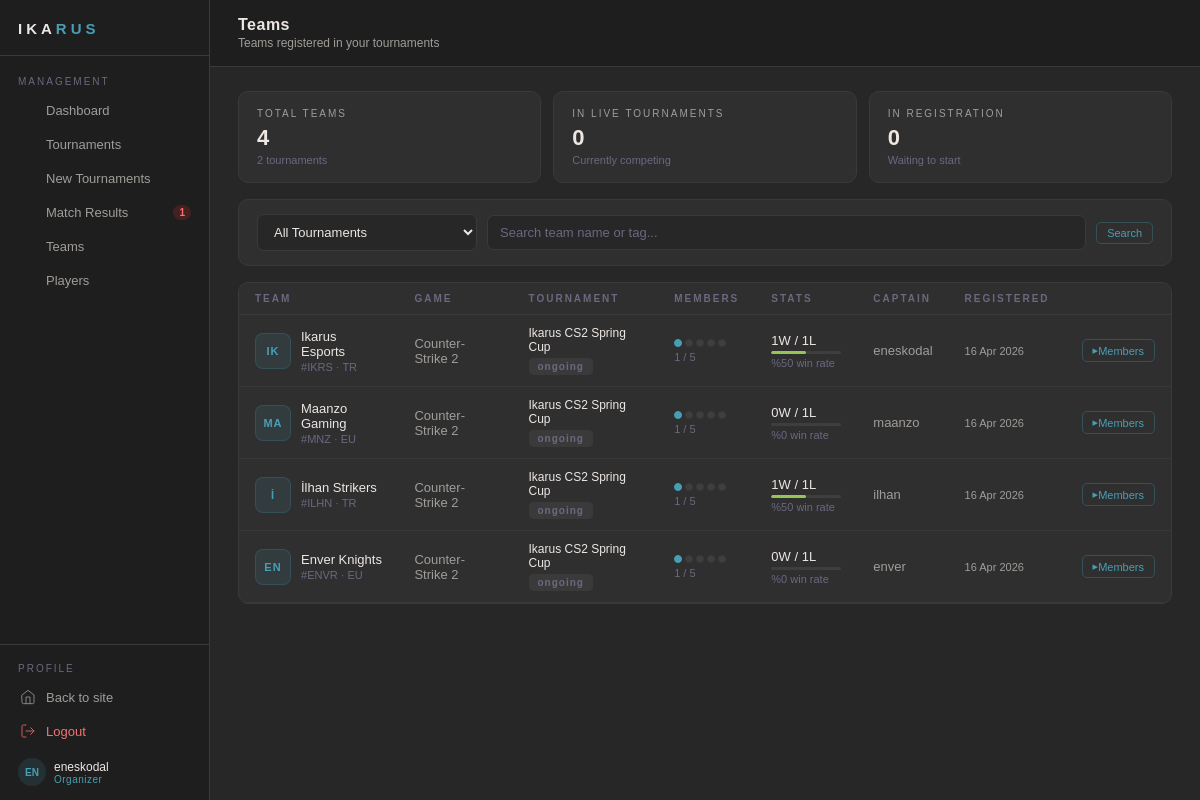
Screenshot of /organizer/teams.php (signed in) with the database file from the repository.
### tables this page shows
CREATE TABLE Tournament (
    id BIGINT NOT NULL AUTO_INCREMENT,
    name VARCHAR(150) NOT NULL,
    description TEXT,
    start_date DATETIME NOT NULL,
    end_date DATETIME NOT NULL,
    status VARCHAR(20) NOT NULL,
    prize_pool DECIMAL(18,6),
    prize_1st DECIMAL(10,2),
    prize_2nd DECIMAL(10,2),
    prize_3rd DECIMAL(10,2),
    max_teams BIGINT,
    organizer_id BIGINT NOT NULL,
    game_id BIGINT NOT NULL,
    checkin_minutes INT DEFAULT 15,
    noshow_minutes INT DEFAULT 10,
    created_at DATETIME DEFAULT CURRENT_TIMESTAMP,
    deleted_at DATETIME DEFAULT NULL,
    PRIMARY KEY (id)
);

CREATE TABLE tournament_teams (
    team_id BIGINT NOT NULL,
    tournament_id BIGINT NOT NULL,
    registered_at DATETIME NOT NULL DEFAULT CURRENT_TIMESTAMP,
    PRIMARY KEY (team_id, tournament_id)
);

CREATE TABLE Team (
    id BIGINT NOT NULL AUTO_INCREMENT,
    name VARCHAR(50) NOT NULL,
    tag VARCHAR(4) NOT NULL,
    game VARCHAR(50) NOT NULL,
    region VARCHAR(50),               
    description TEXT,                 
    rank_point DECIMAL(18,6) DEFAULT 0 NOT NULL,
    logo_url VARCHAR(255),
    invitation_code CHAR(8) UNIQUE,
    captain_id BIGINT,
    created_at DATETIME DEFAULT CURRENT_TIMESTAMP(6),
    deleted_at DATETIME DEFAULT NULL,
    PRIMARY KEY (id)
);

CREATE TABLE Game (
    id BIGINT NOT NULL AUTO_INCREMENT,
    name VARCHAR(50) NOT NULL,
    genre VARCHAR(50),
    max_team_size BIGINT NOT NULL,
    api_source_url VARCHAR(255),
    created_at DATETIME DEFAULT CURRENT_TIMESTAMP(6) NOT NULL,
    deleted_at DATETIME DEFAULT NULL,
    PRIMARY KEY (id)
);

CREATE TABLE Player (
    id BIGINT NOT NULL AUTO_INCREMENT,
    username VARCHAR(50) NOT NULL,
    email VARCHAR(100) NOT NULL,
    password_hash VARCHAR(255) NOT NULL,
    birth_date DATETIME,
    registered_at DATETIME DEFAULT CURRENT_TIMESTAMP(6),
    team_id BIGINT,
    role VARCHAR(50),  
    user_type VARCHAR(20) NOT NULL,
    avatar_url VARCHAR(255) NULL,
    deleted_at DATETIME DEFAULT NULL,
    PRIMARY KEY (id)
);

### organizer/teams.php (the view, shortened to what this page needs)
<?php
require_once __DIR__ . '/guard.php';
$orgId = $_SESSION['user_id'];
try {
    $stmtTours = $pdo->prepare("
        SELECT id, name, status
        FROM Tournament
        WHERE organizer_id = ? AND deleted_at IS NULL
        ORDER BY created_at DESC
    ");
    $stmtTours->execute([$orgId]);
    $myTournaments = $stmtTours->fetchAll();
} catch (Exception $e) {
    die("Tournaments Query Error: " . $e->getMessage());
}
$searchQuery        = trim($_GET['search'] ?? '');
$teams = [];
if (!empty($myTournaments)) {
    $where  = ['t.organizer_id = ?', 't.deleted_at IS NULL', 'tm.deleted_at IS NULL'];
    $params = [$orgId];
    $whereSql = 'WHERE ' . implode(' AND ', $where);
    try {
        $stmtTeams = $pdo->prepare("
            SELECT
                tm.id,
                tm.name,
                tm.tag,
                tm.region,
                tm.captain_id,
                cap.username AS captain_name,
                t.id         AS tournament_id,
                t.name       AS tournament_name,
                t.status     AS tournament_status,
                g.name       AS game_name,
                tt.registered_at,
                COUNT(DISTINCT m.id)  AS match_count,
                COALESCE(SUM(
                    CASE WHEN m.winner_id = tm.id THEN 1 ELSE 0 END
                ), 0)                 AS win_count
            FROM tournament_teams tt
            JOIN Team       tm  ON tm.id  = tt.team_id
            JOIN Tournament t   ON t.id   = tt.tournament_id
            LEFT JOIN Game  g   ON g.id   = t.game_id
            LEFT JOIN Player    cap ON cap.id = tm.captain_id
            LEFT JOIN Matches   m   ON (m.team1_id = tm.id OR m.team2_id = tm.id)
                                    AND m.tournament_id = tt.tournament_id
                                    AND m.score_team1 IS NOT NULL
                                    AND m.deleted_at IS NULL
            $whereSql
            GROUP BY
                tm.id, tm.name, tm.tag, tm.region, tm.captain_id,
                cap.username, t.id, t.name, t.status, g.name, tt.registered_at
            ORDER BY tt.registered_at DESC
        ");
        $stmtTeams->execute($params);
        $teams = $stmtTeams->fetchAll();
    } catch (Exception $e) {
        die("Teams Query Error: " . $e->getMessage());
    }
}
$memberMap = [];
if (!empty($teams)) {
    $teamIds = array_values(array_unique(array_column($teams, 'id')));
    $inPlaceholders = implode(',', array_fill(0, count($teamIds), '?'));
    try {
        $stmtMembers = $pdo->prepare("
            SELECT id, username, team_id, role
            FROM Player
            WHERE team_id IN ($inPlaceholders) AND deleted_at IS NULL
            ORDER BY username
        ");
        $stmtMembers->execute($teamIds);
        foreach ($stmtMembers->fetchAll() as $m) {
            $memberMap[$m['team_id']][] = $m;
        }
    } catch (Exception $e) {
        die("Members Query Error: " . $e->getMessage());
    }
}
$totalTeams  = count($teams);
$liveTeams   = count(array_filter($teams, fn($t) => $t['tournament_status'] === 'live'));
$regTeams    = count(array_filter($teams, fn($t) => $t['tournament_status'] === 'registration'));
require_once __DIR__ . '/layout-top.php';
?>
<div class="op-stat-grid" style="grid-template-columns: repeat(3,1fr); margin-bottom:16px;">
    <div class="op-stat-card animate-in" style="--delay: 100ms;">
        <div class="op-stat-label">Total Teams</div>
        <div class="op-stat-val"><?= $totalTeams ?></div>
        <div class="op-stat-sub">
            <?= count($myTournaments) ?> tournament<?= count($myTournaments) !== 1 ? 's' : '' ?>
        </div>
    </div>
    <div class="op-stat-card animate-in" style="--delay: 150ms;">
        <div class="op-stat-label">In Live Tournaments</div>
        <div class="op-stat-val"><?= $liveTeams ?></div>
        <div class="op-stat-sub">Currently competing</div>
    </div>
    <div class="op-stat-card animate-in" style="--delay: 200ms;">
        <div class="op-stat-label">In Registration</div>
        <div class="op-stat-val"><?= $regTeams ?></div>
        <div class="op-stat-sub">Waiting to start</div>
    </div>
</div>
<form method="GET" class="tm-filter-bar op-card animate-in" style="margin-bottom:16px; --delay: 250ms;">
    <select class="op-select" name="tournament_id" onchange="this.form.submit()" style="min-width:220px;">
        <option value="0">All Tournaments</option>
    </select>
    <input class="op-input" type="text" name="search"
           placeholder="Search team name or tag..."
           value="<?= htmlspecialchars($searchQuery) ?>"
           style="flex:1; min-width:160px;">
    <button class="op-btn-sm op-btn-sm--accent" type="submit">Search</button>
</form>
<?php if (empty($myTournaments)): ?>
    <div class="op-card op-empty animate-in" style="--delay: 300ms;">
        You haven't created any tournaments yet.
        <a href="tournament-create.php" class="op-btn op-btn--primary" style="margin-top:12px;">
            + Create Tournament
        </a>
    </div>
<?php elseif (empty($teams)): ?>
    <div class="op-card op-empty animate-in" style="--delay: 300ms;">
        No teams found<?= $searchQuery ? ' matching "'.htmlspecialchars($searchQuery).'"' : '' ?>.
    </div>
<?php else: ?>
    <div class="op-card animate-in" style="--delay: 300ms;">
        <table class="op-table">
            <thead>
                <tr>
                    <th>Team</th>
                    <th>Game</th>
                    <th>Tournament</th>
                    <th>Members</th>
                    <th>Stats</th>
                    <th>Captain</th>
                    <th>Registered</th>
                    <th></th>
                </tr>
            </thead>
            <tbody>
                <?php foreach ($teams as $team):
                    $members   = $memberMap[$team['id']] ?? [];
                    $memberCount = count($members);
                    $winRate   = $team['match_count'] > 0
                        ? round($team['win_count'] / $team['match_count'] * 100)
                        : 0;
                    $tourStatusMap = [
                        'live'         => ['op-badge--live', 'Live'],
                        'registration' => ['op-badge--open', 'Registration'],
                        'upcoming'     => ['op-badge--soon', 'Upcoming'],
                        'finished'     => ['op-badge--done', 'Finished'],
                    ];
                    $ts = $tourStatusMap[$team['tournament_status']] ?? ['op-badge--done', $team['tournament_status']];
                    $rowKey = $team['id'] . '_' . $team['tournament_id'];
                    $displayTag = $team['tag'] ?: $team['id'];
                ?>
                <tr class="tm-team-row" data-key="<?= $rowKey ?>">
                    <td>
                        <div style="display:flex; align-items:center; gap:10px;">
                            <div class="tm-row-avatar">
                                <?= strtoupper(substr($team['name'], 0, 2)) ?>
                            </div>
                            <div>
                                <div class="op-td-name"><?= htmlspecialchars($team['name']) ?></div>
                                <div class="op-td-sub">#<?= htmlspecialchars($displayTag) ?>
                                    <?php if ($team['region']): ?>
                                        · <?= htmlspecialchars($team['region']) ?>
                                    <?php endif; ?>
                                </div>
                            </div>
                        </div>
                    </td>
                    <td class="op-td-muted"><?= htmlspecialchars($team['game_name'] ?? '—') ?></td>
                    <td>
                        <div class="op-td-name" style="font-size:12px">
                            <?= htmlspecialchars($team['tournament_name']) ?>
                        </div>
                        <span class="op-badge <?= $ts[0] ?>" style="margin-top:4px; display:inline-block;">
                            <?= $ts[1] ?>
                        </span>
                    </td>
                    <td>
                        <div class="tm-member-pips">
                            <?php for ($i = 0; $i < 5; $i++): ?>
                                <div class="tm-pip <?= $i < $memberCount ? 'tm-pip--filled' : '' ?>"></div>
                            <?php endfor; ?>
                        </div>
                        <div class="op-td-sub"><?= $memberCount ?> / 5</div>
                    </td>
                    <td>
                        <?php if ($team['match_count'] > 0): ?>
                            <div class="op-td-name" style="font-size:13px;">
                                <?= $team['win_count'] ?>W / <?= $team['match_count'] - $team['win_count'] ?>L
                            </div>
                            <div class="tm-wr-bar">
                                <div class="tm-wr-fill" style="width:<?= $winRate ?>%"></div>
                            </div>
                            <div class="op-td-sub">%<?= $winRate ?> win rate</div>
                        <?php else: ?>
                            <span class="op-td-muted">No matches</span>
                        <?php endif; ?>
                    </td>
                    <td class="op-td-muted">
                        <?= $team['captain_name'] ? htmlspecialchars($team['captain_name']) : '—' ?>
                    </td>
                    <td class="op-td-muted" style="font-size:11px; white-space:nowrap;">
                        <?= date('d M Y', strtotime($team['registered_at'])) ?>
                    </td>
                    <td>
                        <div style="display:flex; gap:6px; align-items:center;">
                            <button
                                class="op-btn-sm op-btn-sm--accent tm-expand-btn"
                                onclick="toggleMembers('<?= $rowKey ?>')"
                                title="Show members">
                                <span id="arrow-<?= $rowKey ?>">▸</span> Members
                            </button>
                        </div>
                    </td>
                </tr>
                <?php endforeach; ?>
            </tbody>
        </table>
    </div>
<?php endif; ?>
<?php require_once __DIR__ . '/layout-bottom.php'; ?>

### assets/css/global.css (style rules this page uses)
:root { --bg: #272727; --surface: #2f2f2f; --border: #3a3a3a; --text: #ede7e3; --text-muted: #a09d99; --text-faint: #6b6880; --accent: #489fb5; --accent-soft: #82c0cc; --highlight: #ffa62b; --surface-2: #1e1e1e; --transition: 0.3s ease; }
*, *::before, *::after { box-sizing: border-box; margin: 0; padding: 0; }
html { height: 100%; }
body { min-height: 100vh; background-color: var(--bg); color: var(--text); font-family: Arial, Helvetica, sans-serif; display: flex; flex-direction: column; overflow-x: hidden; }

### assets/css/utils.css (style rules this page uses)
.animate-in { opacity: 0; animation: slideFadeIn 0.4s cubic-bezier(0.25, 0.8, 0.25, 1) forwards; animation-delay: var(--delay, 0ms); }

### assets/css/organizer/organizer-core.css (style rules this page uses)
:root { --bg: #272727; --surface-1: #2f2f2f; --surface-2: #1e1e1e; --accent: #489fb5; --text: #ede7e3; --text-muted: #a09d99; --text-faint: #6b6880; --border: #3a3a3a; --highlight: #ffa62b; --success: #97c459; --danger: #f87171; }
.organizer-body { display: block; background: var(--bg); }
.op-btn-sm { display: inline-flex; align-items: center; padding: 4px 10px; border-radius: 5px; font-size: 11px; cursor: pointer; text-decoration: none; transition: all var(--transition); border: 1px solid var(--border); background: transparent; color: var(--text-muted); }
.op-btn-sm--accent { border-color: rgba(72,159,181,0.3); color: var(--accent); }
.op-card { background: var(--surface); border: 1px solid var(--border); border-radius: 10px; overflow: hidden; }
.op-stat-grid { display: grid; grid-template-columns: repeat(4, 1fr); gap: 12px; margin-bottom: 16px; }
.op-stat-card { background: var(--surface); border: 1px solid var(--border); border-radius: 10px; padding: 16px 18px; }
.op-stat-label { font-size: 10px; color: var(--text-muted); letter-spacing: 2px; text-transform: uppercase; margin-bottom: 6px; }
.op-stat-val { font-size: 22px; font-weight: 700; color: var(--text); margin-bottom: 3px; }
.op-stat-sub { font-size: 11px; color: var(--text-faint); }
.op-table { width: 100%; border-collapse: collapse; }
.op-table th { font-size: 10px; color: var(--text-faint); letter-spacing: 2px; text-transform: uppercase; padding: 10px 16px; text-align: left; border-bottom: 1px solid var(--border); }
.op-table td { padding: 11px 16px; border-bottom: 1px solid rgba(255,255,255,0.04); font-size: 13px; vertical-align: middle; }
.op-td-name { font-weight: 500; color: var(--text); }
.op-td-sub { font-size: 11px; color: var(--text-faint); margin-top: 2px; }
.op-td-muted { color: var(--text-muted); font-size: 12px; }
.op-badge { font-size: 10px; padding: 2px 8px; border-radius: 4px; letter-spacing: 1px; font-weight: 600; }
.op-badge--done { background: rgba(255,255,255,0.05); color:var(--text-faint); border:1px solid var(--border); }
.op-input { padding: 9px 12px; background: var(--bg); border: 1px solid var(--border); border-radius: 7px; color: var(--text); font-size: 13px; outline: none; transition: border-color var(--transition); font-family: inherit; }
.op-input::placeholder { color: var(--text-faint); }
.op-select { padding: 9px 12px; background: var(--bg); border: 1px solid var(--border); border-radius: 7px; color: var(--text); font-size: 13px; outline: none; cursor: pointer; transition: border-color var(--transition); }
.op-select option { background: var(--surface-2); }

### assets/css/organizer/organizer-teams.css (style rules this page uses)
.tm-filter-bar { display: flex; align-items: center; gap: 10px; padding: 14px 18px; flex-wrap: wrap; }
.tm-row-avatar { width: 36px; height: 36px; border-radius: 8px; background: rgba(72,159,181,0.12); border: 1px solid rgba(72,159,181,0.2); display: flex; align-items: center; justify-content: center; font-size: 11px; font-weight: 700; color: var(--accent); letter-spacing: 1px; flex-shrink: 0; }
.tm-member-pips { display: flex; gap: 3px; margin-bottom: 4px; }
.tm-pip { width: 8px; height: 8px; border-radius: 50%; background: rgba(255,255,255,0.08); border: 1px solid var(--border); }
.tm-pip--filled { background: var(--accent); border-color: var(--accent); }
.tm-wr-bar { width: 70px; height: 3px; background: rgba(255,255,255,0.07); border-radius: 2px; margin: 3px 0; overflow: hidden; }
.tm-wr-fill { height: 100%; background: #97c459; border-radius: 2px; }

### rows the page displays
tournament: status "0"
tournament_teams: team.name "IK", team.name "Ikarus Esports", team.tag "IKRS", team.region "TR", game.name "Counter-Strike 2", tournament.name "Ikarus CS2 Spring Cup", tournament.status "ongoing", team "1", win_count "1", winRate "50", player.username "eneskodal", registered_at "16 Apr 2026"
tournament_teams: team.name "MA", team.name "Maanzo Gaming", team.tag "MNZ", team.region "EU", game.name "Counter-Strike 2", tournament.name "Ikarus CS2 Spring Cup", tournament.status "ongoing", team "1", win_count "0", win_count "1", winRate "0", player.username "maanzo", registered_at "16 Apr 2026"
tournament_teams: team.name "İ", team.name "İlhan Strikers", team.tag "ILHN", team.region "TR", game.name "Counter-Strike 2", tournament.name "Ikarus CS2 Spring Cup", tournament.status "ongoing", team "1", win_count "1", winRate "50", player.username "ilhan", registered_at "16 Apr 2026"
tournament_teams: team.name "EN", team.name "Enver Knights", team.tag "ENVR", team.region "EU", game.name "Counter-Strike 2", tournament.name "Ikarus CS2 Spring Cup", tournament.status "ongoing", team "1", win_count "0", win_count "1", winRate "0", player.username "enver", registered_at "16 Apr 2026"

### other values shown
$item['label'] "Dashboard"
$item['label'] "Tournaments"
$item['label'] "New Tournaments"
$item['label'] "Match Results"
$pendingCount "1"
$item['label'] "Teams"
$item['label'] "Players"
substr(getUsername(), 0, 2) "EN"
getUsername() "eneskodal"
$pageTitle "Teams"
$pageSubtitle "Teams registered in your tournaments"
$totalTeams "4"
count($myTournaments) "2"
